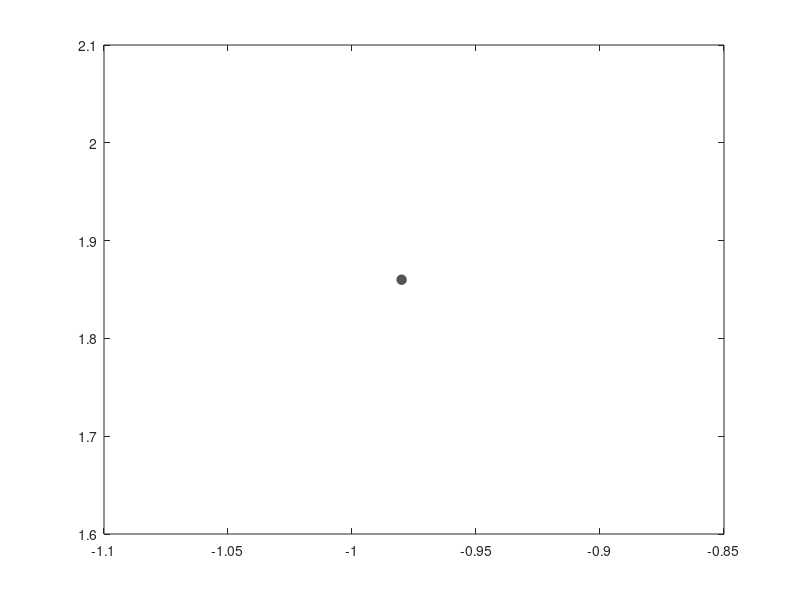

This figure's MATLAB source: (Note: this script raises an error after producing the figure.)
figure;
red = [240, 69, 49]/255;
h3=plot(-0.85,1.54,'o', 'MarkerSize', 7, 'MarkerEdgeColor', red, 'MarkerFaceColor', red);
% h3=plot(NaN,NaN,'o', 'MarkerSize', 7, 'LineWidth', 2, 'MarkerEdgeColor', red, 'MarkerFaceColor', red);
p2 = [84, 84, 84]/255;
h4=plot(-0.98,1.86,'o', 'MarkerSize', 7, 'MarkerEdgeColor', p2, 'MarkerFaceColor', p2);
% h4=plot(NaN,NaN,'o', 'MarkerSize', 7, 'LineWidth', 2, 'MarkerEdgeColor', p2, 'MarkerFaceColor', p2);
legend([h3, h4], {'Red Line', 'Blue Line'}, 'Location', 'best');
axis off; % 关闭坐标轴的显示
